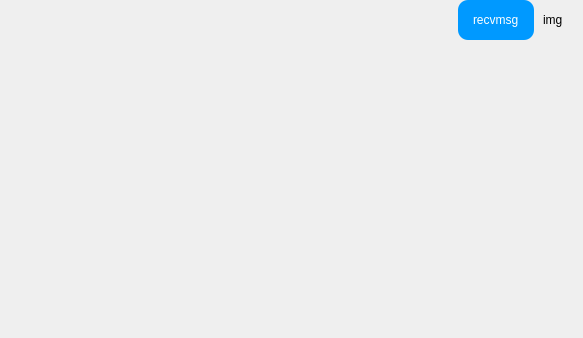
<?xml version="1.0" encoding="UTF-8"?>
<ui version="4.0">
 <class>SendBox</class>
 <widget class="QWidget" name="SendBox">
  <property name="geometry">
   <rect>
    <x>0</x>
    <y>0</y>
    <width>583</width>
    <height>338</height>
   </rect>
  </property>
  <property name="windowTitle">
   <string>Form</string>
  </property>
  <property name="styleSheet">
   <string notr="true">QLabel#recvmsg_lab{
	padding: 12px; 
	color: rgb(255, 255, 255);
	border-radius: 10px;
	background-color: rgb(0,153,255);
}</string>
  </property>
  <layout class="QHBoxLayout" name="horizontalLayout">
   <property name="spacing">
    <number>0</number>
   </property>
   <property name="leftMargin">
    <number>0</number>
   </property>
   <property name="topMargin">
    <number>0</number>
   </property>
   <property name="rightMargin">
    <number>0</number>
   </property>
   <property name="bottomMargin">
    <number>0</number>
   </property>
   <item>
    <spacer name="horizontalSpacer">
     <property name="orientation">
      <enum>Qt::Horizontal</enum>
     </property>
     <property name="sizeHint" stdset="0">
      <size>
       <width>374</width>
       <height>20</height>
      </size>
     </property>
    </spacer>
   </item>
   <item>
    <widget class="QWidget" name="widget" native="true">
     <layout class="QGridLayout" name="gridLayout">
      <property name="leftMargin">
       <number>0</number>
      </property>
      <property name="topMargin">
       <number>0</number>
      </property>
      <property name="rightMargin">
       <number>0</number>
      </property>
      <property name="bottomMargin">
       <number>0</number>
      </property>
      <property name="horizontalSpacing">
       <number>9</number>
      </property>
      <property name="verticalSpacing">
       <number>0</number>
      </property>
      <item row="0" column="0">
       <widget class="QLabel" name="recvmsg_lab">
        <property name="maximumSize">
         <size>
          <width>400</width>
          <height>400</height>
         </size>
        </property>
        <property name="frameShadow">
         <enum>QFrame::Plain</enum>
        </property>
        <property name="text">
         <string>recvmsg</string>
        </property>
        <property name="scaledContents">
         <bool>false</bool>
        </property>
        <property name="wordWrap">
         <bool>true</bool>
        </property>
       </widget>
      </item>
      <item row="0" column="1">
       <widget class="QLabel" name="Img_lab">
        <property name="minimumSize">
         <size>
          <width>40</width>
          <height>40</height>
         </size>
        </property>
        <property name="maximumSize">
         <size>
          <width>40</width>
          <height>40</height>
         </size>
        </property>
        <property name="styleSheet">
         <string notr="true"/>
        </property>
        <property name="text">
         <string>img</string>
        </property>
       </widget>
      </item>
      <item row="2" column="1">
       <spacer name="verticalSpacer">
        <property name="orientation">
         <enum>Qt::Vertical</enum>
        </property>
        <property name="sizeHint" stdset="0">
         <size>
          <width>20</width>
          <height>4</height>
         </size>
        </property>
       </spacer>
      </item>
     </layout>
    </widget>
   </item>
  </layout>
 </widget>
 <resources/>
 <connections/>
</ui>
